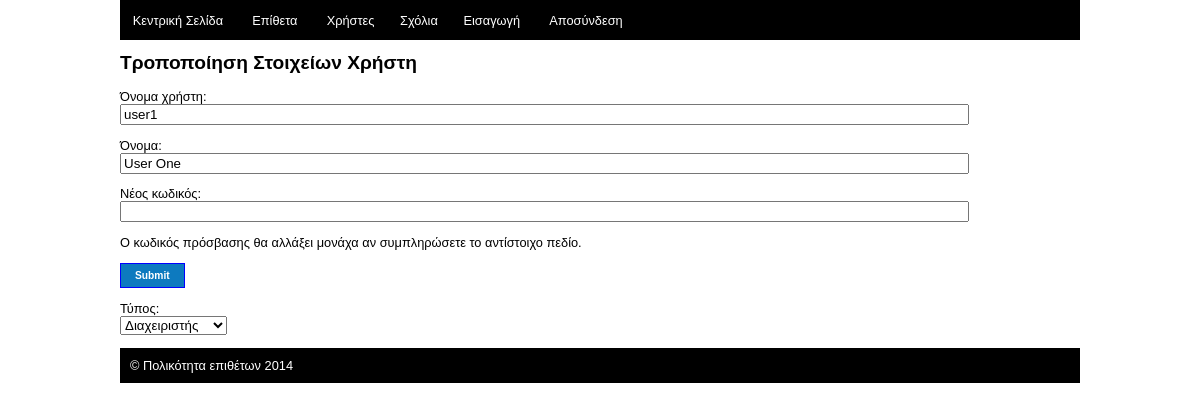
/project/site/admin/edituser.php?id=user1 (signed in), run on the app's committed database.
### tables this page shows
CREATE TABLE IF NOT EXISTS `users` (
  `username` varchar(255) NOT NULL,
  `name` varchar(255) NOT NULL,
  `userType` enum('registered','advanced','','') NOT NULL,
  `password` varchar(255) NOT NULL,
  PRIMARY KEY (`username`)
);

### project/site/includes/functions.php (called while the page is built, shortened)
<?php
function getUser($username)
{
	$username = mysql_escape_string($username);
	$user=new User();
	$sql="SELECT * FROM users WHERE username='$username'" ;
	$result = mysql_query($sql);
	while( $row = mysql_fetch_array($result)) {
		$user->username=$row['username'];
		$user->password=$row['password'];
		$user->name=$row['name'];
		$user->type=$row['userType'];
	}
	return $user;
}
?>

### project/site/admin/edituser.php (the view, shortened to what this page needs)
<?php
include("header.php");
?>
<div id="content">
<h1>Τροποποίηση Στοιχείων Χρήστη</h1>
<?php
$username= $_GET['id'];
$user = getUser($username);
?>
<form action="" method="post">
<p>Όνομα χρήστη:<br /> <input name="username" type="text"  readonly="readonly"  value="<?php echo $user->username;?>" size="103" /></p>
<p>Όνομα:<br /> <input name="name" type="text"   value="<?php echo $user->name;?>" size="103" /></p>
<p>Νέος κωδικός:<br /> <input name="password" type="password"   value="" size="103" /></p>
Ο κωδικός πρόσβασης θα αλλάξει μονάχα αν συμπληρώσετε το αντίστοιχο πεδίο.
<p><input type="submit" name="submit" value="Submit" class="button" /></p>
<p>Τύπος:<br />
	<select name="type">
	<option <?php if($user->type=='advanced') echo 'selected'; ?> value="advanced">Διαχειριστής</option>
	</select>
</p>
</form>
</div>
<?php
include("footer.php");
?>

### project/site/css/adminstyle.css (style rules this page uses)
body { font-size: 80%; font-family:Arial, Helvetica, sans-serif; margin:0; }
#content { width:960px; margin:auto; }
h1 { font-size: 1.5em; line-height: 1em; padding-bottom:0.2em; }
.button { background:#0D7ABF none repeat-x scroll bottom left; color:#ffffff; border:1px solid #00F; color:#ffffff; font-size:0.8em; padding:6px 14px; font-weight:bold; font-family:Verdana, Arial, Helvetica, sans-serif; }

### data on the page
users: username "user1", name "User One", type "Διαχειριστής"

### other printed values
SITETITLE "Πολικότητα επιθέτων"
